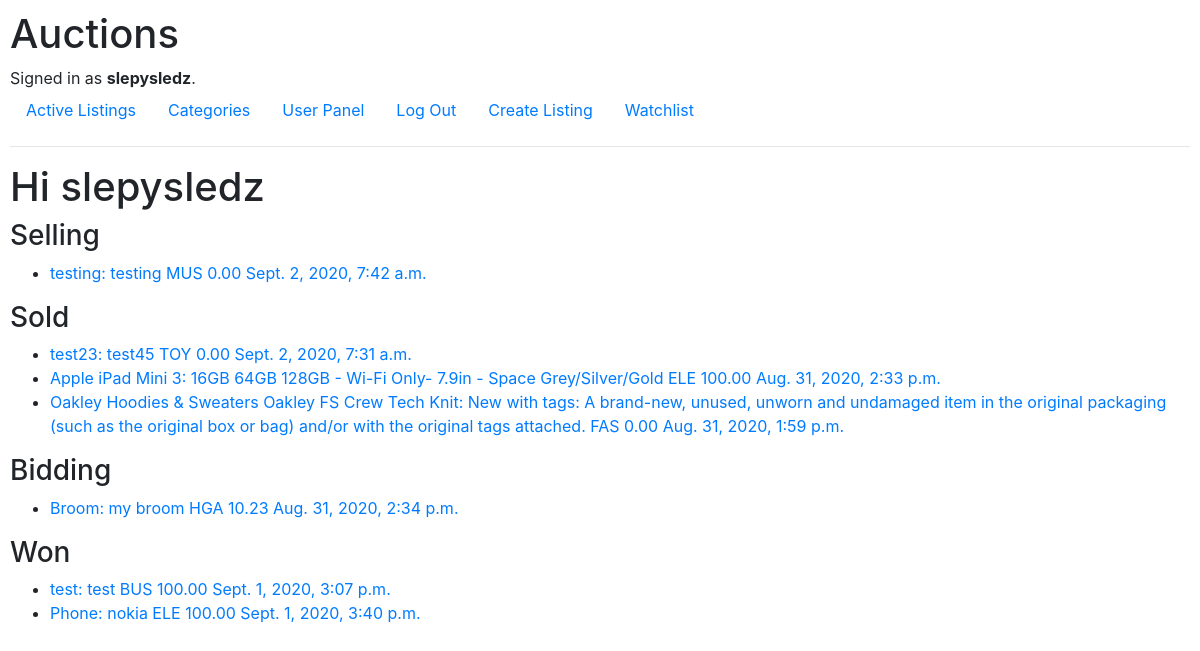
Before: /user_panel (signed in) with the older database file.
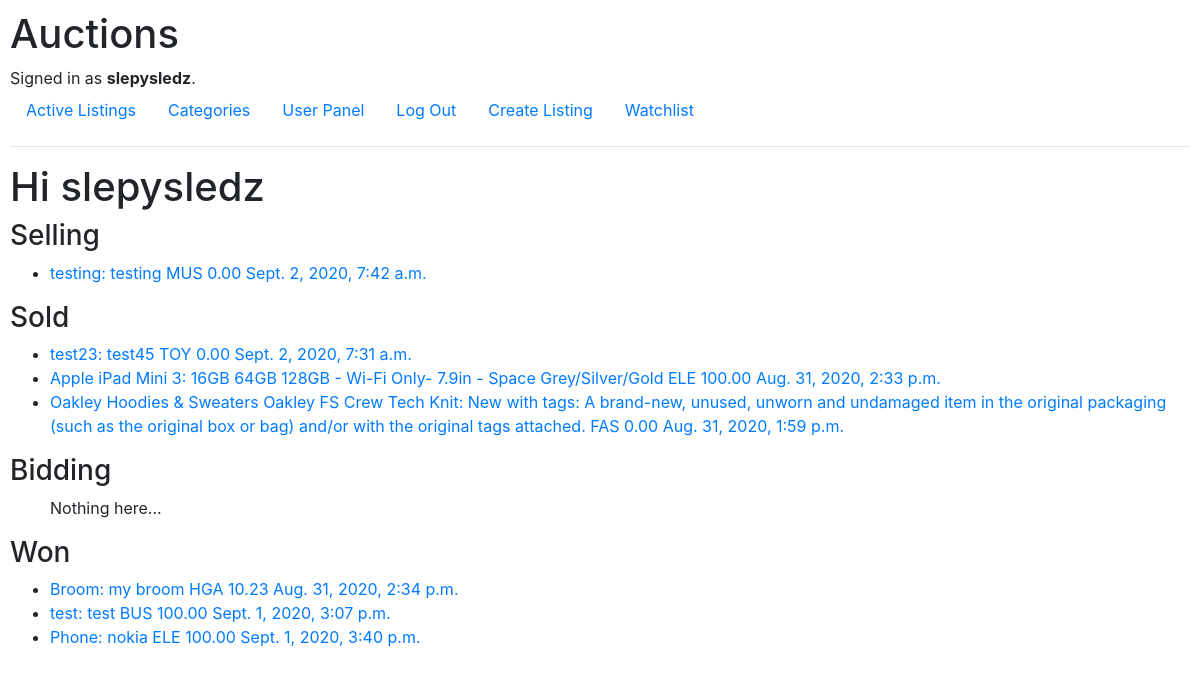
After: the same page with the newer database file.
### auctions/models.py (models this page shows, shortened)
class Auction(models.Model):
    MOTORS = "MOT"
    FASHINON = "FAS"
    ELECTRONICS = "ELE"
    COLLECTIBLES_ARTS = "ART"
    HOME_GARDES = "HGA"
    SPORTING_GOODS = "SPO"
    TOYS = "TOY"
    BUSSINES_INDUSTRIAL = "BUS"
    MUSIC = "MUS"
    CATEGORY = [
        (MOTORS, "Motors"),
        (FASHINON, "Fashion"),
        (ELECTRONICS, "Electronics"),
        (COLLECTIBLES_ARTS, "Collectibles & Art"),
        (HOME_GARDES, "Home & Garden"),
        (SPORTING_GOODS, "Sporting Goods"),
        (TOYS, "Toys"),
        (BUSSINES_INDUSTRIAL, "Business & Industrial"),
        (MUSIC, "Music"),
    ]
    seller = models.ForeignKey(User, on_delete=models.CASCADE)
    title = models.CharField(max_length=64, blank=False)
    description = models.TextField(blank=True)
    current_price = models.DecimalField(max_digits=11, decimal_places=2, default=0.0)
    category = models.CharField(max_length=3, choices=CATEGORY, default=MOTORS)
    image_url = models.URLField(blank=True)
    publication_date = models.DateTimeField(auto_now_add=True)
    closed = models.BooleanField(default=False)
    class Meta:
        verbose_name = "auction"
        verbose_name_plural = "auctions"

### auctions/views.py (the view)
# urls.py: path("user_panel", views.user_panel, name="user_panel"),
@login_required(login_url="auctions:login")
def user_panel(request):
    all_distinct_bids =  Bid.objects.filter(user=request.user.id).values_list("auction", flat=True).distinct()
    won = []
    selling = Auction.objects.filter(closed=False, seller=request.user.id).order_by("-publication_date").all()
    sold = Auction.objects.filter(closed=True, seller=request.user.id).order_by("-publication_date").all()
    bidding = Auction.objects.filter(closed=False, id__in = all_distinct_bids).all()
    for auction in Auction.objects.filter(closed=True, id__in = all_distinct_bids).all():
        highest_bid = Bid.objects.filter(auction=auction.id).order_by('-bid_price').first()
        if highest_bid.user.id == request.user.id:
            won.append(auction)
    return render(request, "auctions/user_panel.html", {
        "selling": selling,
        "sold": sold,
        "bidding": bidding,
        "won": won
    })

### auctions/templates/auctions/user_panel.html
{% extends "auctions/layout.html" %}
{% block body %}
<h1>Hi {{ user.username }}</h1>
<h3>Selling</h3>
<ul>
    {% for auction in selling %}
        <li><a href="{% url 'auctions:listing_page' auction_id=auction.id %}"> {{ auction.title }}: {{ auction.description }} {{auction.category}} {{auction.current_price}} {{auction.publication_date}}</a></li>
    {% empty %}
        Nothing here...
    {% endfor %}
</ul>
<h3>Sold</h3>
<ul>
    {% for auction in sold %}
        <li><a href="{% url 'auctions:listing_page' auction_id=auction.id %}"> {{ auction.title }}: {{ auction.description }} {{auction.category}} {{auction.current_price}} {{auction.publication_date}}</a></li>
    {% empty %}
        Nothing here...
    {% endfor %}
</ul>
<h3>Bidding</h3>
<ul>
    {% for auction in bidding %}
        <li><a href="{% url 'auctions:listing_page' auction_id=auction.id %}"> {{ auction.title }}: {{ auction.description }} {{auction.category}} {{auction.current_price}} {{auction.publication_date}}</a></li>
    {% empty %}
        Nothing here...
    {% endfor %}
</ul>
<h3>Won</h3>
<ul>
    {% for auction in won %}
        <li><a href="{% url 'auctions:listing_page' auction_id=auction.id %}"> {{ auction.title }}: {{ auction.description }} {{auction.category}} {{auction.current_price}} {{auction.publication_date}}</a></li>
    {% empty %}
        Nothing here...
    {% endfor %}
</ul>
{% endblock %}

Changed rows visible on the page:
changed Auction "Broom": moves from the list under "Bidding" to the list under "Won"
Other visible differences:
text now shown: "Nothing here..."
